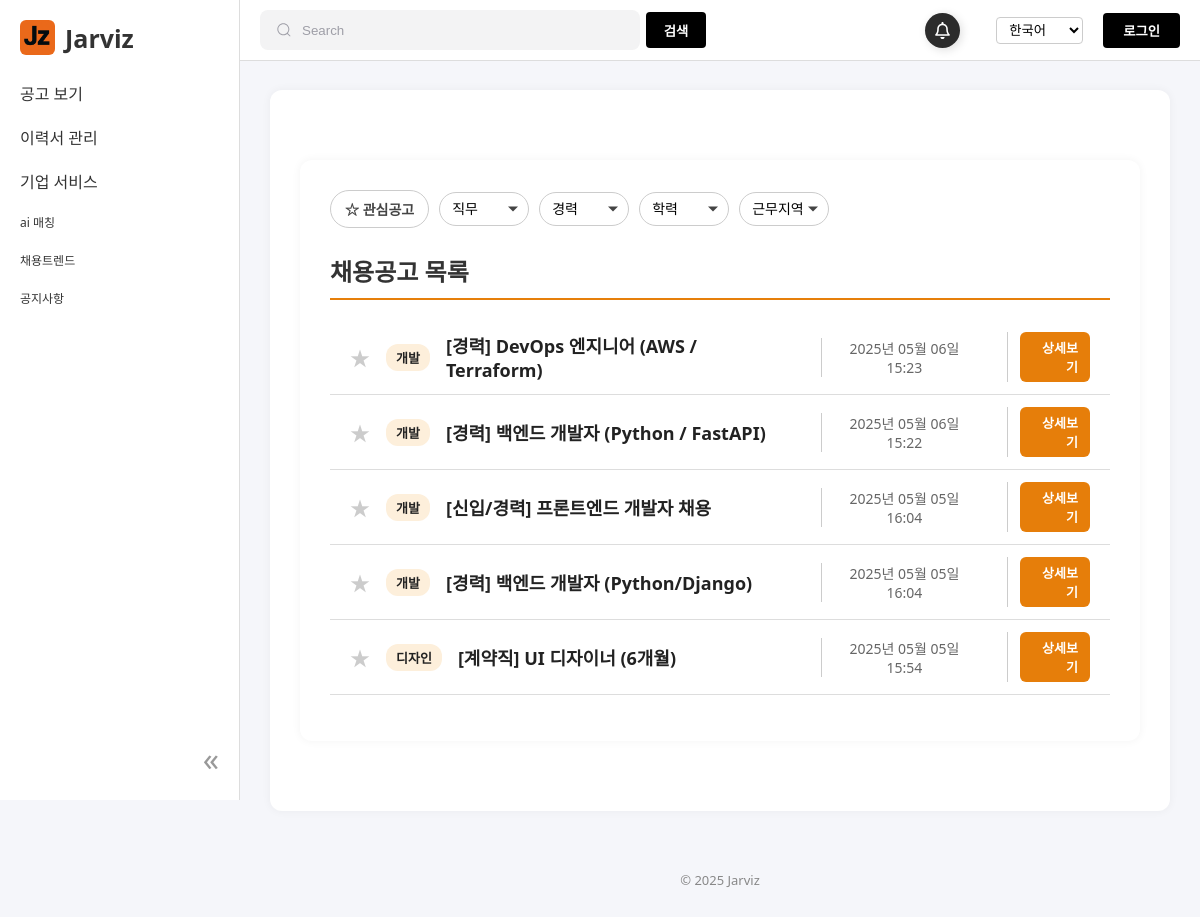
Screenshot of /jobs/ with the database file from the repository.
### workhub/models.py (models this page shows, shortened)
class JobPost(models.Model):
    employer = models.ForeignKey(
        User,
        on_delete=models.CASCADE,
        limit_choices_to={'is_company': True},
        related_name='workhub_jobposts'
    )
    title = models.CharField(max_length=200)
    description = models.TextField()
    category = models.CharField(max_length=20, choices=CATEGORY_CHOICES)
    salary = models.CharField(max_length=100)
    deadline = models.DateField()
    created_at = models.DateTimeField(auto_now_add=True)
    location = models.CharField(max_length=100, choices=LOCATION_CHOICES, default='seoul')
    experience = models.CharField(max_length=20, choices=EXPERIENCE_CHOICES, default='entry')
    education = models.CharField(max_length=20, choices=EDUCATION_CHOICES, default='bachelor')
    tech_stack = models.ManyToManyField(TechStack, blank=True)
    views = models.PositiveIntegerField(default=0)  # 조회수
    applicants = models.PositiveIntegerField(default=0)  # 지원자 수
    class Meta:
        ordering = ['-created_at']

### workhub/views.py (the view)
# urls.py: path('jobs/', PublicJobListView.as_view(), name='public_job_list'),
class PublicJobListView(ListView):
    model = JobPost
    template_name = 'user/job_list_user_show.html'
    context_object_name = 'job_posts'
    paginate_by = 10
    def get_queryset(self):
        queryset = JobPost.objects.order_by('-created_at')
        category = self.request.GET.get('category')
        experience = self.request.GET.get('experience')
        education = self.request.GET.get('education')
        location = self.request.GET.get('location')
        favorite = self.request.GET.get('favorite')
        if category:
            queryset = queryset.filter(category=category)
        if experience:
            queryset = queryset.filter(experience=experience)
        if education:
            queryset = queryset.filter(education=education)
        if location:
            queryset = queryset.filter(location=location)
        if favorite and self.request.user.is_authenticated:
            scrap_ids = JobScrap.objects.filter(user=self.request.user).values_list('job_id', flat=True)
            queryset = queryset.filter(id__in=scrap_ids)
        return queryset
    def get_context_data(self, **kwargs):
        context = super().get_context_data(**kwargs)
        if self.request.user.is_authenticated:
            scraps = JobScrap.objects.filter(user=self.request.user)
            context['scrapped_jobs'] = [s.job.id for s in scraps]
        else:
            context['scrapped_jobs'] = []
        context['selected'] = {
            'category': self.request.GET.get('category', ''),
            'experience': self.request.GET.get('experience', ''),
            'education': self.request.GET.get('education', ''),
            'location': self.request.GET.get('location', ''),
            'favorite': self.request.GET.get('favorite', ''),
        }
        context['CATEGORY_CHOICES'] = CATEGORY_CHOICES
        context['EXPERIENCE_CHOICES'] = EXPERIENCE_CHOICES
        context['EDUCATION_CHOICES'] = EDUCATION_CHOICES
        context['LOCATION_CHOICES'] = LOCATION_CHOICES
        return context

### workhub/context_processors.py (called while the page is built)
def latest_job_post(request):
    if request.user.is_authenticated and request.user.is_company:
        latest_job = JobPost.objects.filter(employer=request.user).order_by('-created_at').first()
        return {'latest_job': latest_job}
    return {}

### templates/user/job_list_user_show.html (shortened to what this page needs)
{% extends "base.html" %}
{% load static %}
{% block content %}
<link rel="stylesheet" href="{% static 'css/resume.css' %}">
<div class="resume-container">
    <form method="get" class="job-filter-bar">
        <label class="filter-checkbox-btn {% if request.GET.favorite == 'on' %}checked{% endif %}">
            ☆ 관심공고
        </label>
        <label>
            <select name="category" class="job-filter-select" onchange="this.form.submit()">
            <option disabled selected>직무</option>
            </select>
        </label>
        <label>
            <select name="experience" class="job-filter-select" onchange="this.form.submit()">
                <option disabled selected>경력</option>
            </select>
        </label>
        <label>
            <select name="education" class="job-filter-select" onchange="this.form.submit()">
            <option disabled selected>학력</option>
            </select>
        </label>
        <label>
            <select name="location" class="job-filter-select" onchange="this.form.submit()">
            <option disabled selected>근무지역</option>
            </select>
        </label>
    </form>
  <h2 class="resume-title">채용공고 목록</h2>
  {% if job_posts %}
    <ul class="resume-list">
        {% for job in job_posts %}
            <li class="resume-list-item-line job-list-item-enhanced">
                <div class="job-list-col job-title-col">
                    <span class="star-icon {% if job.id in scrapped_jobs %}scrapped{% endif %}"data-job-id="{{ job.id }}">★</span>
                    <span class="job-category-badge">{{ job.get_category_display }}</span>
                    <a href="{% url 'workhub:public_job_detail' job.pk %}" class="resume-title-link">
                      {{ job.title }}
                    </a>
                </div>
                <div class="job-list-col job-date-col">
                {{ job.created_at|date:"Y년 m월 d일 H:i" }}
                </div>
                <div class="job-list-col job-btn-col">
                <a href="{% url 'workhub:public_job_detail' job.pk %}" class="resume-edit-btn">상세보기</a>
                </div>
            </li>
        {% endfor %}
    </ul>
  {% else %}
    <p>등록된 공고가 없습니다.</p>
  {% endif %}
</div>
{% endblock %}

### static/css/base.css (style rules this page uses)
body { margin: 0; font-family: 'Segoe UI', Tahoma, Geneva, Verdana, sans-serif; background-color: #f5f6fa; color: #333; }

### static/css/resume.css (style rules this page uses)
.resume-container { background: white; padding: 30px; border-radius: 12px; box-shadow: 0 0 10px rgba(0,0,0,0.05); max-width: 1100px; margin: 40px auto; }
.resume-title { font-size: 24px; margin-bottom: 20px; border-bottom: 2px solid rgb(230, 127, 10); padding-bottom: 10px; }
.resume-list { list-style: none; padding: 0; }
.resume-list-item-line { display: flex; justify-content: space-between; align-items: center; padding: 10px 5px; border-bottom: 1px solid #ccc; }
.resume-title-link { font-size: 18px; font-weight: bold; color: #222; text-decoration: none; }
.resume-edit-btn { display: inline-block; padding: 6px 12px; background-color: #e67e0a; color: white; font-size: 13px; font-weight: bold; border: none; border-radius: 6px; cursor: pointer; text-decoration: none; transition: background-color 0.3s ease; }
.star-icon { font-size: 20px; cursor: pointer; color: #ccc; margin-right: 8px; transition: color 0.3s ease; }
.job-list-item-enhanced { display: flex; align-items: center; gap: 20px; padding: 12px 8px; border-bottom: 1px solid #ddd; }
.job-list-col { padding: 0 12px; }
.job-list-col + .job-list-col { border-left: 1px solid #ccc; }
.job-title-col { flex: 2.5; display: flex; align-items: center; gap: 8px; }
.job-date-col { flex: 0.8; font-size: 14px; color: #666; text-align: center; }
.job-btn-col { flex: 0.4; text-align: right; }
.job-filter-bar { display: flex; flex-wrap: wrap; gap: 4px; margin-bottom: 25px; align-items: center; justify-content: flex-start; }
.job-filter-bar label { font-weight: bold; margin-right: 6px; font-size: 14px; color: #444; }
.job-filter-select { padding: 8px 20px 8px 12px; border: 1px solid #ccc; border-radius: 20px; background-color: #fff; font-size: 14px; cursor: pointer; min-width: 90px; appearance: none; background-repeat: no-repeat; background-position: right 10px center; background-size: 10px; }
.filter-checkbox-btn { display: flex; align-items: center; padding: 8px 14px; border-radius: 20px; border: 1px solid #ccc; background-color: #fff; font-size: 14px; cursor: pointer; transition: all 0.2s ease; }
.job-category-badge { display: inline-block; background-color: #fdefdb; color: #222; padding: 4px 10px; font-size: 13px; font-weight: 600; border-radius: 12px; margin-right: 8px; white-space: nowrap; vertical-align: middle; }

### rows the page displays
JobPost: category "개발", title "[경력] DevOps 엔지니어 (AWS / Terraform)", created_at "2025년 05월 06일 15:23"
JobPost: category "개발", title "[경력] 백엔드 개발자 (Python / FastAPI)", created_at "2025년 05월 06일 15:22"
JobPost: category "개발", title "[신입/경력] 프론트엔드 개발자 채용", created_at "2025년 05월 05일 16:04"
JobPost: category "개발", title "[경력] 백엔드 개발자 (Python/Django)", created_at "2025년 05월 05일 16:04"
JobPost: category "디자인", title "[계약직] UI 디자이너 (6개월)", created_at "2025년 05월 05일 15:54"
